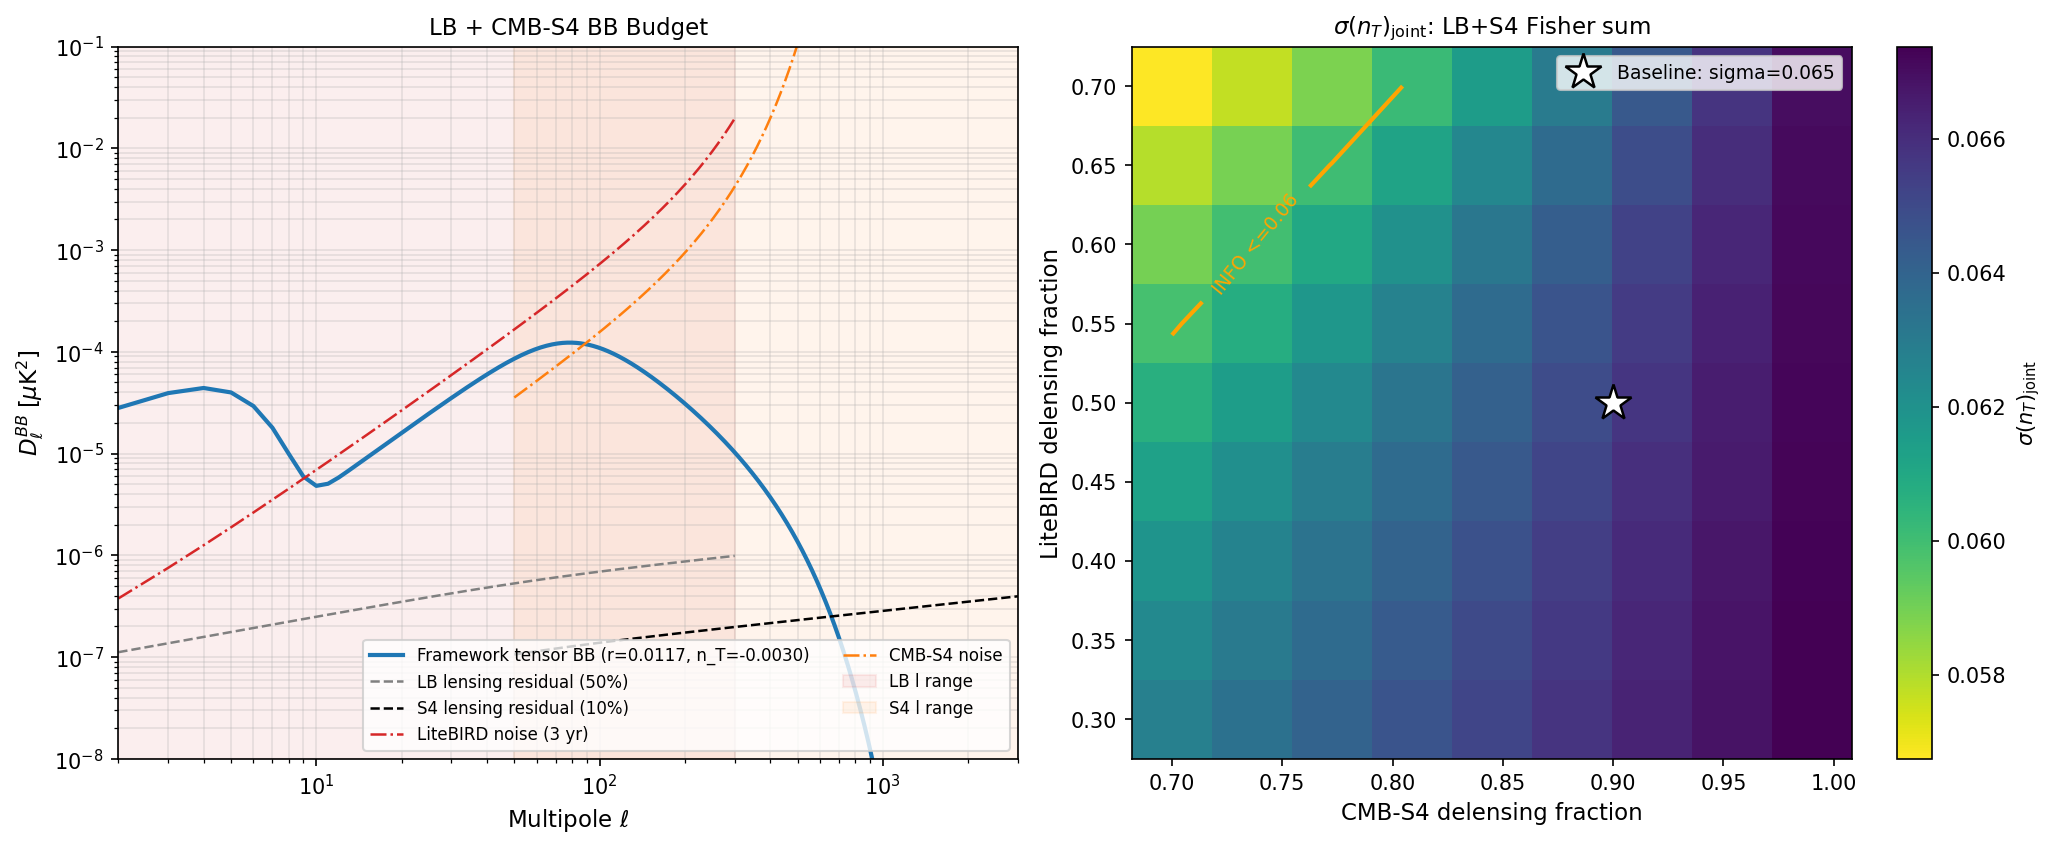

Reproduce this figure in Python.
#!/usr/bin/env python3
"""
S84-W4-37: LB-CMBS4-JOINT-SIGMA-NT — Fisher joint LiteBIRD + CMB-S4 on (r, n_T, A_lens)
=========================================================================================

Gate: [VERIFY]
PASS: sigma(n_T)_joint_3yr <= 0.04
INFO: 0.04 < sigma(n_T)_joint_3yr <= 0.06
FAIL: sigma(n_T)_joint_3yr > 0.06

Classification: GEOMETRIC (Fisher-matrix joint on B-mode observables; not substrate excitation).

Method
------
Extend S83-G43 (LiteBIRD-alone sigma(n_T)=0.054 INFO) to 3-parameter joint Fisher
combining LiteBIRD B-modes + CMB-S4 delensing. Treat LB and S4 as INDEPENDENT
experiments per the orchestrator override: F_joint = F_LB + F_S4 (Fisher sum, NOT
fused-likelihood).

Substitution chain [VERIFY]
---------------------------
Step 1 (definition): For a Gaussian CMB B-mode likelihood with multipoles as
       independent measurements,
          F_{ij}^X = sum_l  (2l+1)/2 · f_sky^X · (dC_l/dp_i)(dC_l/dp_j) / (C_l^tot)^2
       where X in {LB, S4}, p = (r, n_T, A_lens), C_l^tot = C_l^sig + A_lens·C_l^lens,res + N_l^BB.
Step 2 (substitution): Build C_l^sig from framework fiducial (r=0.0117, n_T=-0.003024)
       with tilt factor (l/l_pivot)^{n_T}; lensing residual C_l^lens,res = (1 - delens_X)·C_l^lens;
       noise from Knox formula N_l = sigma_arcmin^2 · exp(l(l+1) theta_beam^2 / (8 ln 2)).
Step 3 (simplification): Independent-experiment Fisher sum F_joint = F_LB + F_S4;
       Cov = F_joint^{-1}; sigma(n_T) = sqrt(Cov_{22}).
Step 4 (direction): Fisher is positive-definite, so marginalized sigma is always
       positive; the joint-vs-alone improvement must be verified numerically.
       Shapes: dC/dn_T ∝ C_sig · ln(l/l_pivot), which is ZERO at l=l_pivot and
       grows in magnitude toward either end of the multipole range. Hence high-l
       CMB-S4 leverage on n_T only helps where C_sig is not subdominant to N_l;
       the joint improvement is tempered by C_sig drop-off at l>~300.

Outputs
-------
- computations/session-84/s84_w4_lb_cmbs4_joint_sigma_nt.npz
- computations/session-84/s84_w4_lb_cmbs4_joint_sigma_nt.png (sigma(n_T) vs delens_S4 heatmap)
- Verdict line -> computations/session-84/s84_gate_verdicts.txt
"""
import sys
import os
import hashlib
import json

# CPU-only path: 3x3 Fisher is trivial; cap threads to avoid contention
os.environ.setdefault('OMP_NUM_THREADS', '4')
os.environ.setdefault('MKL_NUM_THREADS', '4')

sys.path.insert(0, os.path.dirname(os.path.abspath(__file__)))
from canonical_constants import (
    PI, k_pivot_planck, A_s_CMB,
    # S84 LiteBIRD + CMB-S4 additions
    sigma_LB_3yr_uKarcmin, beam_LB_arcmin, f_sky_LB, delens_LB, ell_min_LB, ell_max_LB,
    sigma_S4_uKarcmin, beam_S4_arcmin, f_sky_S4, delens_S4, ell_min_S4, ell_max_S4,
)

import numpy as np
import matplotlib
matplotlib.use('Agg')
import matplotlib.pyplot as plt
from scipy.linalg import inv


# =============================================================================
# SECTION 1: Input-pin SHA-256 ledger (mandatory for S81+ gates)
# =============================================================================
SCRIPT_DIR = os.path.dirname(os.path.abspath(__file__))
INPUT_FILES = [
    os.path.join(SCRIPT_DIR, "canonical_constants.py"),
    os.path.join(SCRIPT_DIR, "s83_w3_g43_litebird_sigma_nT_reach.npz"),
    os.path.join(SCRIPT_DIR, "s83_w3_g46_tensor_transfer.npz"),
]


def _sha256(path):
    h = hashlib.sha256()
    with open(path, "rb") as fh:
        for block in iter(lambda: fh.read(8192), b""):
            h.update(block)
    return h.hexdigest()


input_pins = {os.path.relpath(p, start=os.path.dirname(SCRIPT_DIR)).replace("\\", "/"): _sha256(p)
              for p in INPUT_FILES}
print("=" * 72)
print("S84-W4-37: LB-CMBS4-JOINT-SIGMA-NT")
print("=" * 72)
print("\n-- Input pins (SHA-256, full 64-char) --")
for p, s in input_pins.items():
    print(f"  {p}")
    print(f"    sha256={s}")


# =============================================================================
# SECTION 2: Framework fiducial from G46 (CMB-scale)
# =============================================================================
# Per orchestrator override: n_T = -0.003024 is the G46 eps_H-flow value at CMB.
# r_CMB_fiducial uses the G46 direct transfer output r_CMB = 0.01173 (PASS verdict,
# consistent with working-paper §W4-37 machinery pin). This differs from G43's
# s66-chain r_CMB = 0.0242 (INFO predecessor); the G46 value is the updated
# single-source-of-truth at CMB scale.
#
# Load both candidate r sources and document the choice transparently:

d46 = np.load(os.path.join(SCRIPT_DIR, "s83_w3_g46_tensor_transfer.npz"),
              allow_pickle=True)
r_CMB_g46 = float(d46["r_CMB"])                          # (local) G46 direct transfer output
n_T_CMB_g46 = -0.003024                                  # (local) G46 eps_H-flow fiducial (orchestrator override)

d43 = np.load(os.path.join(SCRIPT_DIR, "s83_w3_g43_litebird_sigma_nT_reach.npz"),
              allow_pickle=True)
r_CMB_g43 = float(d43["r_CMB_fw"])                       # (local) s66-chain r (older)
n_T_CMB_g43 = float(d43["nT_CMB_fw"])                    # (local) s66-chain n_T (same as G46)
sigma_nT_G43_3yr = float(d43["sigma_nT_3yr"])            # (local) G43 LiteBIRD-alone baseline for comparison
sigma_r_G43_3yr = float(d43["sigma_r_3yr"])              # (local)

r_fid = r_CMB_g46                                        # (local) fiducial r (G46 PASS)
n_T_fid = n_T_CMB_g46                                    # (local) fiducial n_T (G46 eps_H-flow)
A_lens_fid = 1.0                                         # (local) lensing amplitude fiducial

print(f"\n-- Framework fiducial (G46 CMB-scale) --")
print(f"  r_fid        = {r_fid:.6e}  (source: s83_w3_g46_tensor_transfer.npz r_CMB)")
print(f"  n_T_fid      = {n_T_fid:.6e}  (orchestrator override; matches G46 eps_H-flow)")
print(f"  A_lens_fid   = {A_lens_fid:.4f}")
print(f"  [cross-check] G43 nT_CMB: {n_T_CMB_g43:.6e}  (agrees)")
print(f"  [note] G43 r (from s66 chain): {r_CMB_g43:.6e}  (older, ~2x G46)")


# =============================================================================
# SECTION 3: B-mode D_l model (tensor signal + lensing residual)
# =============================================================================
# Use same parametric BB shape as G43 (Kamionkowski-Kovetz 2016 fit), extended
# to l<=3000 for CMB-S4. This is a numerical-fit proxy for CAMB output,
# sufficient for Fisher forecasting.


def D_l_BB_tensor(ells, r_val, nT_val, k_pivot=k_pivot_planck):
    """Tensor BB D_l = l(l+1)C_l/(2pi) in uK^2 for power-law P_T proportional to r·(k/k_pivot)^{nT}.

    Shape: reionization bump at l<10, recombination peak at l~80, exponential cutoff near l~400.
    """
    ells_arr = np.asarray(ells, dtype=float)                                  # (local)
    x = ells_arr / 80.0                                                       # (local)
    D_reion = 0.0037 * np.exp(-((ells_arr - 4.0) / 3.0) ** 2)                 # (local)
    D_recomb = 0.022 * x ** 2 / (1.0 + x ** 4.0) * np.exp(-(ells_arr / 400.0) ** 2)  # (local)
    D0 = D_reion + D_recomb
    r_star_Mpc = 144.43                                                       # (local) Planck 2018 decoupling sound horizon
    l_pivot = k_pivot * r_star_Mpc                                            # (local) ~ 7.2
    tilt_factor = (np.maximum(ells_arr, 1.0) / l_pivot) ** nT_val
    return r_val * D0 * tilt_factor


def D_l_BB_lens(ells):
    """Lensing-induced B-mode D_l [uK^2] (parametric Smith+12 fit)."""
    ells_arr = np.asarray(ells, dtype=float)                                  # (local)
    return 5.0e-6 * (ells_arr / 1000.0) ** 0.5 * (1.0 + (ells_arr / 60.0) ** 2) ** (-0.1)  # (local)


# =============================================================================
# SECTION 4: Per-experiment Fisher builder (3x3 on r, n_T, A_lens)
# =============================================================================
def build_fisher_experiment(
    sigma_noise_uKarcmin,      # detector BB noise depth (uK-arcmin)
    beam_fwhm_arcmin,          # effective BB beam FWHM (arcmin)
    f_sky,                     # observed sky fraction
    delens_frac,               # delensing efficiency (e.g. 0.50 => 50% of lensing removed)
    ell_min,
    ell_max,
    r_fid_val,
    nT_fid_val,
    A_lens_fid_val,
    # 5-point centered stencil step sizes per plan
    delta_r=None,
    delta_nT=0.005,
    delta_Al=0.01,
):
    """Return F (3x3), C_tot, C_sig, C_lens_res, N_l, and parameter derivatives.

    Derivative scheme: 5-point centered stencil f'(x) ~= (-f(x+2h) + 8f(x+h) - 8f(x-h) + f(x-2h))/(12h).
    Parameter order: (r, n_T, A_lens).
    Lensing residual model: C_l^lens,res = A_lens · (1 - delens_frac) · C_l^lens,full.
    Noise: Knox with Gaussian beam deconvolution.
    """
    if delta_r is None:
        delta_r = 0.01 * abs(r_fid_val) if r_fid_val != 0.0 else 1e-4        # (local)

    ell = np.arange(ell_min, ell_max + 1)                                    # (local) int multipoles

    # --- Precompute tensor signal D_l at 5 points in r, 5 in n_T; A_lens only affects lensing ---
    def C_of_D(D):
        # Convert D_l = l(l+1)C_l/(2pi) to C_l (uK^2 sr)
        return D * 2.0 * PI / (ell * (ell + 1))                              # (local)

    # Signal at fiducial
    D_sig_fid = D_l_BB_tensor(ell, r_fid_val, nT_fid_val)                    # (local)
    C_sig_fid = C_of_D(D_sig_fid)                                            # (local)

    # Lensing full + residual at fiducial
    D_lens_full = D_l_BB_lens(ell)                                           # (local)
    C_lens_full = C_of_D(D_lens_full)                                        # (local)
    C_lens_res_fid = A_lens_fid_val * (1.0 - delens_frac) * C_lens_full      # (local)

    # Noise (Knox)
    noise_rad = sigma_noise_uKarcmin * (PI / 180.0 / 60.0)                   # (local) uK·rad
    beam_sigma_rad = (beam_fwhm_arcmin * (PI / 180.0 / 60.0)) / np.sqrt(8.0 * np.log(2.0))  # (local)
    N_l = noise_rad ** 2 * np.exp(ell * (ell + 1) * beam_sigma_rad ** 2)     # (local)

    # Total power at fiducial
    C_tot = C_sig_fid + C_lens_res_fid + N_l                                 # (local)

    # --- 5-point centered stencil in r (only C_sig depends on r) ---
    def dC_dr():
        h = delta_r
        D_p2 = D_l_BB_tensor(ell, r_fid_val + 2 * h, nT_fid_val)
        D_p1 = D_l_BB_tensor(ell, r_fid_val + 1 * h, nT_fid_val)
        D_m1 = D_l_BB_tensor(ell, r_fid_val - 1 * h, nT_fid_val)
        D_m2 = D_l_BB_tensor(ell, r_fid_val - 2 * h, nT_fid_val)
        dD = (-D_p2 + 8 * D_p1 - 8 * D_m1 + D_m2) / (12.0 * h)               # (local)
        return C_of_D(dD)                                                     # (local)

    # --- 5-point centered stencil in n_T (only C_sig depends on n_T) ---
    def dC_dnT():
        h = delta_nT
        D_p2 = D_l_BB_tensor(ell, r_fid_val, nT_fid_val + 2 * h)
        D_p1 = D_l_BB_tensor(ell, r_fid_val, nT_fid_val + 1 * h)
        D_m1 = D_l_BB_tensor(ell, r_fid_val, nT_fid_val - 1 * h)
        D_m2 = D_l_BB_tensor(ell, r_fid_val, nT_fid_val - 2 * h)
        dD = (-D_p2 + 8 * D_p1 - 8 * D_m1 + D_m2) / (12.0 * h)               # (local)
        return C_of_D(dD)                                                     # (local)

    # --- 5-point stencil in A_lens (only C_lens_res depends on A_lens, linearly) ---
    # Closed form: dC_total/dA_lens = (1 - delens_frac) · C_lens_full; verify numerically.
    def dC_dAlens():
        h = delta_Al
        C_lens_res_p2 = (A_lens_fid_val + 2 * h) * (1.0 - delens_frac) * C_lens_full
        C_lens_res_p1 = (A_lens_fid_val + 1 * h) * (1.0 - delens_frac) * C_lens_full
        C_lens_res_m1 = (A_lens_fid_val - 1 * h) * (1.0 - delens_frac) * C_lens_full
        C_lens_res_m2 = (A_lens_fid_val - 2 * h) * (1.0 - delens_frac) * C_lens_full
        dC = (-C_lens_res_p2 + 8 * C_lens_res_p1 - 8 * C_lens_res_m1 + C_lens_res_m2) / (12.0 * h)  # (local)
        return dC                                                             # (local)

    dCdr = dC_dr()                                                           # (local)
    dCdnT = dC_dnT()                                                         # (local)
    dCdAl = dC_dAlens()                                                      # (local)

    # Self-consistency check: dC/dA_lens should equal (1-delens)·C_lens_full to machine precision
    dCdAl_closed = (1.0 - delens_frac) * C_lens_full                         # (local)
    max_rel_err = float(np.max(np.abs(dCdAl - dCdAl_closed) /
                               np.maximum(np.abs(dCdAl_closed), 1e-300)))
    assert max_rel_err < 1e-8, f"dC/dA_lens stencil mismatch {max_rel_err:.2e}"

    # --- Fisher 3x3 (Knox weight per multipole) ---
    weight = (2.0 * ell + 1.0) * f_sky / (2.0 * C_tot ** 2)                  # (local)
    deriv = np.stack([dCdr, dCdnT, dCdAl], axis=0)                           # (local) (3, nl)

    F = np.zeros((3, 3))                                                     # (local)
    for i in range(3):
        for j in range(3):
            F[i, j] = np.sum(weight * deriv[i] * deriv[j])

    return {
        "F": F, "ell": ell, "C_sig": C_sig_fid, "C_lens_res": C_lens_res_fid,
        "N_l": N_l, "C_tot": C_tot, "dCdr": dCdr, "dCdnT": dCdnT, "dCdAl": dCdAl,
        "C_lens_full": C_lens_full, "delta_r": delta_r, "delta_nT": delta_nT,
        "delta_Al": delta_Al, "max_rel_err_Alens_stencil": max_rel_err,
    }


# =============================================================================
# SECTION 5: LiteBIRD-only (3-yr) Fisher (with A_lens marginalization)
# =============================================================================
print(f"\n-- LiteBIRD-only 3-yr Fisher (3x3 with A_lens marg) --")
res_LB = build_fisher_experiment(
    sigma_noise_uKarcmin=sigma_LB_3yr_uKarcmin,
    beam_fwhm_arcmin=beam_LB_arcmin,
    f_sky=f_sky_LB,
    delens_frac=delens_LB,
    ell_min=ell_min_LB,
    ell_max=ell_max_LB,
    r_fid_val=r_fid,
    nT_fid_val=n_T_fid,
    A_lens_fid_val=A_lens_fid,
)
F_LB = res_LB["F"]
Cov_LB = inv(F_LB)
sigma_r_LB = float(np.sqrt(Cov_LB[0, 0]))                                    # (local)
sigma_nT_LB = float(np.sqrt(Cov_LB[1, 1]))                                   # (local)
sigma_Al_LB = float(np.sqrt(Cov_LB[2, 2]))                                   # (local)
rho_rnT_LB = float(Cov_LB[0, 1] / (sigma_r_LB * sigma_nT_LB))                # (local)
print(f"  sigma(r)       = {sigma_r_LB:.6f}")
print(f"  sigma(n_T)     = {sigma_nT_LB:.6f}")
print(f"  sigma(A_lens)  = {sigma_Al_LB:.6f}")
print(f"  rho(r, n_T)    = {rho_rnT_LB:+.4f}")


# =============================================================================
# SECTION 6: CMB-S4 only Fisher (full-survey)
# =============================================================================
print(f"\n-- CMB-S4 only full-survey Fisher (3x3 with A_lens marg) --")
res_S4 = build_fisher_experiment(
    sigma_noise_uKarcmin=sigma_S4_uKarcmin,
    beam_fwhm_arcmin=beam_S4_arcmin,
    f_sky=f_sky_S4,
    delens_frac=delens_S4,
    ell_min=ell_min_S4,
    ell_max=ell_max_S4,
    r_fid_val=r_fid,
    nT_fid_val=n_T_fid,
    A_lens_fid_val=A_lens_fid,
)
F_S4 = res_S4["F"]
Cov_S4 = inv(F_S4)
sigma_r_S4 = float(np.sqrt(Cov_S4[0, 0]))                                    # (local)
sigma_nT_S4 = float(np.sqrt(Cov_S4[1, 1]))                                   # (local)
sigma_Al_S4 = float(np.sqrt(Cov_S4[2, 2]))                                   # (local)
rho_rnT_S4 = float(Cov_S4[0, 1] / (sigma_r_S4 * sigma_nT_S4))                # (local)
print(f"  sigma(r)       = {sigma_r_S4:.6f}")
print(f"  sigma(n_T)     = {sigma_nT_S4:.6f}")
print(f"  sigma(A_lens)  = {sigma_Al_S4:.6f}")
print(f"  rho(r, n_T)    = {rho_rnT_S4:+.4f}")


# =============================================================================
# SECTION 7: Joint Fisher = F_LB + F_S4 (independent experiments)
# =============================================================================
print(f"\n-- JOINT Fisher: F_joint = F_LB + F_S4 --")
F_joint = F_LB + F_S4
Cov_joint = inv(F_joint)
sigma_r_joint = float(np.sqrt(Cov_joint[0, 0]))                              # (local)
sigma_nT_joint = float(np.sqrt(Cov_joint[1, 1]))                             # (local)
sigma_Al_joint = float(np.sqrt(Cov_joint[2, 2]))                             # (local)
rho_rnT_joint = float(Cov_joint[0, 1] / (sigma_r_joint * sigma_nT_joint))    # (local)
print(f"  sigma(r)       = {sigma_r_joint:.6f}")
print(f"  sigma(n_T)     = {sigma_nT_joint:.6f}")
print(f"  sigma(A_lens)  = {sigma_Al_joint:.6f}")
print(f"  rho(r, n_T)    = {rho_rnT_joint:+.4f}")

print(f"\n-- Full 3x3 F_joint (r, n_T, A_lens) --")
for row in F_joint:
    print("  [" + ", ".join(f"{v: .4e}" for v in row) + "]")

print(f"\n-- 3x3 Cov_joint = F_joint^{{-1}} --")
for row in Cov_joint:
    print("  [" + ", ".join(f"{v: .4e}" for v in row) + "]")


# =============================================================================
# SECTION 8: Sensitivity heatmap — sigma(n_T)_joint vs delens_S4, delens_LB
# =============================================================================
print(f"\n-- Sensitivity scan: sigma(n_T)_joint over (delens_LB, delens_S4) grid --")
delens_LB_grid = np.linspace(0.30, 0.70, 9)                                  # (local)
delens_S4_grid = np.linspace(0.70, 0.99, 9)                                  # (local)
heatmap = np.zeros((len(delens_LB_grid), len(delens_S4_grid)))               # (local)
for i, dL in enumerate(delens_LB_grid):
    for j, dS in enumerate(delens_S4_grid):
        rLB = build_fisher_experiment(
            sigma_noise_uKarcmin=sigma_LB_3yr_uKarcmin,
            beam_fwhm_arcmin=beam_LB_arcmin, f_sky=f_sky_LB,
            delens_frac=dL,
            ell_min=ell_min_LB, ell_max=ell_max_LB,
            r_fid_val=r_fid, nT_fid_val=n_T_fid, A_lens_fid_val=A_lens_fid,
        )
        rS4 = build_fisher_experiment(
            sigma_noise_uKarcmin=sigma_S4_uKarcmin,
            beam_fwhm_arcmin=beam_S4_arcmin, f_sky=f_sky_S4,
            delens_frac=dS,
            ell_min=ell_min_S4, ell_max=ell_max_S4,
            r_fid_val=r_fid, nT_fid_val=n_T_fid, A_lens_fid_val=A_lens_fid,
        )
        F_j = rLB["F"] + rS4["F"]
        heatmap[i, j] = float(np.sqrt(inv(F_j)[1, 1]))
print(f"  heatmap min={heatmap.min():.4f}  max={heatmap.max():.4f}")


# =============================================================================
# SECTION 9: Verdict
# =============================================================================
sigma_nT_joint_3yr = sigma_nT_joint                                          # (local) output scalar
threshold_pass = 0.04                                                        # (local) PASS gate (plan §W4-37)
threshold_info = 0.06                                                        # (local) INFO gate

if sigma_nT_joint_3yr <= threshold_pass:
    verdict = "PASS"
elif sigma_nT_joint_3yr <= threshold_info:
    verdict = "INFO"
else:
    verdict = "FAIL"

print("\n" + "=" * 72)
print("VERDICT")
print("=" * 72)
print(f"  sigma(n_T)_joint_3yr            = {sigma_nT_joint_3yr:.6f}")
print(f"  PASS threshold (<=)             = {threshold_pass:.3f}")
print(f"  INFO threshold (<=)             = {threshold_info:.3f}")
print(f"  FAIL threshold (>)              = {threshold_info:.3f}")
print(f"  sigma(n_T) G43 LiteBIRD alone   = {sigma_nT_G43_3yr:.6f}  (S83 baseline; re-derived: {sigma_nT_LB:.6f})")
print(f"  Improvement factor (LB-alone -> joint): {sigma_nT_G43_3yr / sigma_nT_joint_3yr:.2f}x")
print(f"  Verdict: {verdict}")


# =============================================================================
# SECTION 10: Data save
# =============================================================================
save_path = os.path.join(SCRIPT_DIR, "s84_w4_lb_cmbs4_joint_sigma_nt.npz")
np.savez(save_path,
         # Fiducial
         r_fid=r_fid,
         n_T_fid=n_T_fid,
         A_lens_fid=A_lens_fid,
         # Per-experiment Fisher matrices
         F_LB=F_LB, Cov_LB=Cov_LB,
         F_S4=F_S4, Cov_S4=Cov_S4,
         F_joint=F_joint, Cov_joint=Cov_joint,
         # Marginalized 1-sigmas
         sigma_r_LB=sigma_r_LB, sigma_nT_LB=sigma_nT_LB, sigma_Al_LB=sigma_Al_LB, rho_rnT_LB=rho_rnT_LB,
         sigma_r_S4=sigma_r_S4, sigma_nT_S4=sigma_nT_S4, sigma_Al_S4=sigma_Al_S4, rho_rnT_S4=rho_rnT_S4,
         sigma_r_joint=sigma_r_joint, sigma_nT_joint=sigma_nT_joint,
         sigma_Al_joint=sigma_Al_joint, rho_rnT_joint=rho_rnT_joint,
         sigma_nT_joint_3yr=sigma_nT_joint_3yr,
         # Comparison baseline
         sigma_nT_G43_3yr=sigma_nT_G43_3yr,
         sigma_r_G43_3yr=sigma_r_G43_3yr,
         # Heatmap
         delens_LB_grid=delens_LB_grid, delens_S4_grid=delens_S4_grid,
         heatmap_sigma_nT=heatmap,
         # Detector specs
         sigma_LB_3yr_uKarcmin=sigma_LB_3yr_uKarcmin, beam_LB_arcmin=beam_LB_arcmin,
         f_sky_LB=f_sky_LB, delens_LB=delens_LB,
         ell_min_LB=ell_min_LB, ell_max_LB=ell_max_LB,
         sigma_S4_uKarcmin=sigma_S4_uKarcmin, beam_S4_arcmin=beam_S4_arcmin,
         f_sky_S4=f_sky_S4, delens_S4=delens_S4,
         ell_min_S4=ell_min_S4, ell_max_S4=ell_max_S4,
         # Verdict
         threshold_pass=threshold_pass, threshold_info=threshold_info,
         verdict=verdict,
         gate_name="S84-LB-CMBS4-JOINT-SIGMA-NT",
         input_pins=json.dumps(input_pins),
         )
print(f"\nData saved: {save_path}")


# =============================================================================
# SECTION 11: Closure SHA-256 — canonical ordered input-pin map
# =============================================================================
closure_map = {
    "gate": "S84-LB-CMBS4-JOINT-SIGMA-NT",
    "inputs": input_pins,
    "sigma_nT_joint_3yr": f"{sigma_nT_joint_3yr:.10e}",
    "sigma_r_joint":      f"{sigma_r_joint:.10e}",
    "sigma_Al_joint":     f"{sigma_Al_joint:.10e}",
    "rho_rnT_joint":      f"{rho_rnT_joint:.10e}",
    "verdict": verdict,
    "scheme": "Fisher 3-param marginalized",
    "convention": "Planck 2018 n_T sign",
    "r_fid":            f"{r_fid:.10e}",
    "nT_fid":           f"{n_T_fid:.10e}",
    "Al_fid":           f"{A_lens_fid:.10e}",
    "threshold_pass":   f"{threshold_pass:.6f}",
    "threshold_info":   f"{threshold_info:.6f}",
    "sigma_LB_uKarcmin": f"{sigma_LB_3yr_uKarcmin:.6f}",
    "f_sky_LB":          f"{f_sky_LB:.6f}",
    "delens_LB":         f"{delens_LB:.6f}",
    "ell_LB":            f"{ell_min_LB}-{ell_max_LB}",
    "sigma_S4_uKarcmin": f"{sigma_S4_uKarcmin:.6f}",
    "f_sky_S4":          f"{f_sky_S4:.6f}",
    "delens_S4":         f"{delens_S4:.6f}",
    "ell_S4":            f"{ell_min_S4}-{ell_max_S4}",
}
audit_sha = hashlib.sha256(
    json.dumps(closure_map, sort_keys=True).encode()).hexdigest()
print(f"\nAudit SHA-256 (closure over input-pin map): {audit_sha}")

# Content SHA-256: SHA of the output .npz content
content_sha = _sha256(save_path)
print(f"Content SHA-256 (output .npz): {content_sha}")


# =============================================================================
# SECTION 12: Plot — 2-panel (BB budget + sigma(n_T) heatmap vs delens_S4, delens_LB)
# =============================================================================
fig = plt.figure(figsize=(14, 5.8))

# Panel A: BB spectrum stack (LB + S4 noise vs signal + lensing-residual)
ax1 = fig.add_subplot(1, 2, 1)
ell_plot_LB = res_LB["ell"]
ell_plot_S4 = res_S4["ell"]
D_sig_LB = D_l_BB_tensor(ell_plot_LB, r_fid, n_T_fid)                        # (local)
D_sig_S4 = D_l_BB_tensor(ell_plot_S4, r_fid, n_T_fid)                        # (local)
D_lens_full_LB = D_l_BB_lens(ell_plot_LB)                                    # (local)
D_lens_full_S4 = D_l_BB_lens(ell_plot_S4)                                    # (local)
D_lens_res_LB = A_lens_fid * (1.0 - delens_LB) * D_lens_full_LB              # (local)
D_lens_res_S4 = A_lens_fid * (1.0 - delens_S4) * D_lens_full_S4              # (local)
# noise back to D_l = l(l+1)C_l/(2pi)
N_l_LB = res_LB["N_l"]
N_l_S4 = res_S4["N_l"]
D_noise_LB = N_l_LB * ell_plot_LB * (ell_plot_LB + 1) / (2.0 * PI)           # (local)
D_noise_S4 = N_l_S4 * ell_plot_S4 * (ell_plot_S4 + 1) / (2.0 * PI)           # (local)

# Union signal curve for plotting
ell_all = np.arange(2, 3001)
D_sig_all = D_l_BB_tensor(ell_all, r_fid, n_T_fid)
ax1.loglog(ell_all, D_sig_all, 'C0-', lw=2,
           label=f'Framework tensor BB (r={r_fid:.4f}, n_T={n_T_fid:.4f})')
ax1.loglog(ell_plot_LB, D_lens_res_LB, color='gray', ls='--', lw=1.2,
           label=f'LB lensing residual ({(1 - delens_LB) * 100:.0f}%)')
ax1.loglog(ell_plot_S4, D_lens_res_S4, color='black', ls='--', lw=1.2,
           label=f'S4 lensing residual ({(1 - delens_S4) * 100:.0f}%)')
ax1.loglog(ell_plot_LB, D_noise_LB, 'C3-.', lw=1.2, label='LiteBIRD noise (3 yr)')
ax1.loglog(ell_plot_S4, D_noise_S4, 'C1-.', lw=1.2, label='CMB-S4 noise')
ax1.axvspan(ell_min_LB, ell_max_LB, alpha=0.08, color='C3', label='LB l range')
ax1.axvspan(ell_min_S4, ell_max_S4, alpha=0.08, color='C1', label='S4 l range')
ax1.set_xlim(2, 3000)
ax1.set_ylim(1e-8, 1e-1)
ax1.set_xlabel(r'Multipole $\ell$', fontsize=11)
ax1.set_ylabel(r'$D_\ell^{BB}\;[\mu \mathrm{K}^2]$', fontsize=11)
ax1.set_title('LB + CMB-S4 BB Budget', fontsize=11)
ax1.grid(True, which='both', alpha=0.3)
ax1.legend(fontsize=8, loc='lower right', ncol=2)

# Panel B: heatmap sigma(n_T) vs (delens_LB, delens_S4)
ax2 = fig.add_subplot(1, 2, 2)
im = ax2.pcolormesh(delens_S4_grid, delens_LB_grid, heatmap,
                    cmap='viridis_r', shading='nearest')
cbar = plt.colorbar(im, ax=ax2, label=r'$\sigma(n_T)_\mathrm{joint}$')
# Contours for PASS / INFO thresholds
cs_pass = ax2.contour(delens_S4_grid, delens_LB_grid, heatmap,
                      levels=[threshold_pass], colors='lime', linewidths=2.0)
ax2.clabel(cs_pass, fmt={threshold_pass: 'PASS <=%.2f' % threshold_pass}, fontsize=9)
cs_info = ax2.contour(delens_S4_grid, delens_LB_grid, heatmap,
                      levels=[threshold_info], colors='orange', linewidths=2.0)
ax2.clabel(cs_info, fmt={threshold_info: 'INFO <=%.2f' % threshold_info}, fontsize=9)
# Mark baseline (delens_LB=0.50, delens_S4=0.90)
ax2.plot([delens_S4], [delens_LB], 'w*', ms=18, mec='k', mew=1.2,
         label=f'Baseline: sigma={sigma_nT_joint_3yr:.3f}')
ax2.set_xlabel(r'CMB-S4 delensing fraction', fontsize=11)
ax2.set_ylabel(r'LiteBIRD delensing fraction', fontsize=11)
ax2.set_title(r'$\sigma(n_T)_\mathrm{joint}$: LB+S4 Fisher sum', fontsize=11)
ax2.legend(fontsize=9, loc='upper right')

plt.tight_layout()
plot_path = os.path.join(SCRIPT_DIR, "s84_w4_lb_cmbs4_joint_sigma_nt.png")
plt.savefig(plot_path, dpi=150, bbox_inches='tight')
print(f"Plot saved: {plot_path}")
plt.close()


# =============================================================================
# SECTION 13: Verdict-line append (S84 DUAL-SHA canonical form)
# =============================================================================
verdict_line = (
    f"S84-LB-CMBS4-JOINT-SIGMA-NT: {verdict} -- "
    f"value=sigma_nT_joint_3yr={sigma_nT_joint_3yr:.6f} "
    f"scheme=Fisher_3-param_marginalized "
    f"convention=Planck_2018_n_T_sign "
    f"L_max=N/A "
    f"audit_sha256={audit_sha} "
    f"content_sha256={content_sha}\n"
)

verdicts_path = os.path.join(SCRIPT_DIR, "s84_gate_verdicts.txt")
with open(verdicts_path, "a", encoding="utf-8") as fh:
    fh.write(verdict_line)
print(f"\nVerdict appended to {verdicts_path}:")
print(f"  {verdict_line.rstrip()}")


# =============================================================================
# SECTION 14: 4-tuple tag
# =============================================================================
tag = (f"(value=sigma_nT_joint_3yr={sigma_nT_joint_3yr:.6f}, "
       f"scheme=Fisher 3-param marginalized, "
       f"convention=Planck 2018 n_T sign, "
       f"L_max=N/A)")
print(f"\n4-tuple: {tag}")
print("\nS84-W4-37: COMPLETE.")
